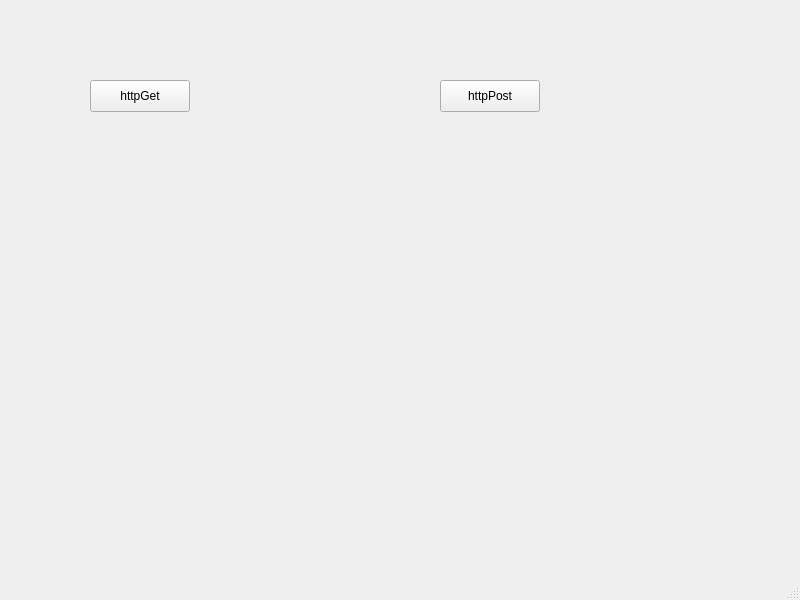
<?xml version="1.0" encoding="UTF-8"?>
<ui version="4.0">
 <class>MainWindow</class>
 <widget class="QMainWindow" name="MainWindow">
  <property name="geometry">
   <rect>
    <x>0</x>
    <y>0</y>
    <width>800</width>
    <height>600</height>
   </rect>
  </property>
  <property name="windowTitle">
   <string>MainWindow</string>
  </property>
  <widget class="QWidget" name="centralwidget">
   <widget class="QPushButton" name="httpGetButton">
    <property name="geometry">
     <rect>
      <x>90</x>
      <y>80</y>
      <width>100</width>
      <height>32</height>
     </rect>
    </property>
    <property name="text">
     <string>httpGet</string>
    </property>
   </widget>
   <widget class="QPushButton" name="httpPostButton">
    <property name="geometry">
     <rect>
      <x>440</x>
      <y>80</y>
      <width>100</width>
      <height>32</height>
     </rect>
    </property>
    <property name="text">
     <string>httpPost</string>
    </property>
   </widget>
  </widget>
  <widget class="QMenuBar" name="menubar">
   <property name="geometry">
    <rect>
     <x>0</x>
     <y>0</y>
     <width>800</width>
     <height>24</height>
    </rect>
   </property>
  </widget>
  <widget class="QStatusBar" name="statusbar"/>
 </widget>
 <resources/>
 <connections>
  <connection>
   <sender>httpGetButton</sender>
   <signal>clicked()</signal>
   <receiver>MainWindow</receiver>
   <slot>handleGetRequestEvent()</slot>
   <hints>
    <hint type="sourcelabel">
     <x>172</x>
     <y>117</y>
    </hint>
    <hint type="destinationlabel">
     <x>285</x>
     <y>90</y>
    </hint>
   </hints>
  </connection>
  <connection>
   <sender>httpPostButton</sender>
   <signal>clicked()</signal>
   <receiver>MainWindow</receiver>
   <slot>handlePostRequestEvent()</slot>
   <hints>
    <hint type="sourcelabel">
     <x>492</x>
     <y>121</y>
    </hint>
    <hint type="destinationlabel">
     <x>470</x>
     <y>204</y>
    </hint>
   </hints>
  </connection>
 </connections>
 <slots>
  <slot>handlePostRequestEvent()</slot>
  <slot>handleGetRequestEvent()</slot>
 </slots>
</ui>
